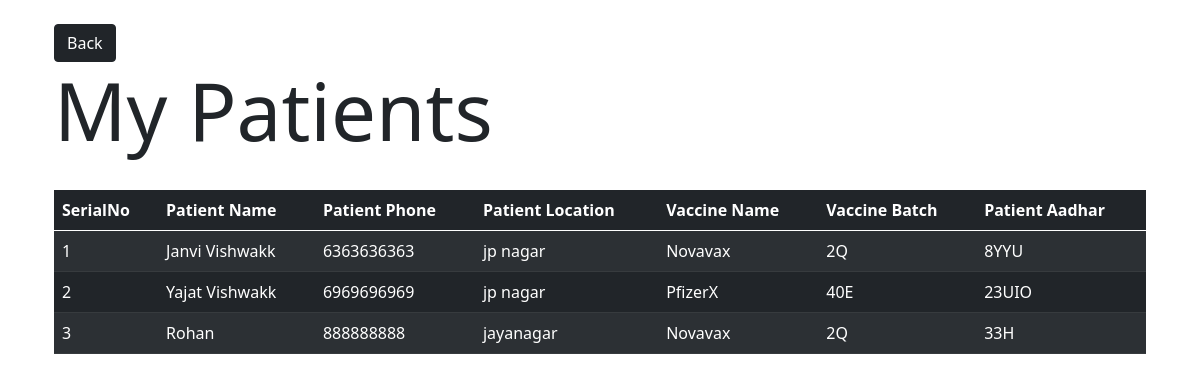
The app's page /doctor/mypatients (signed in) with its own data.
### CovaxinatorAPI/models.py (models this page shows, shortened)
class Patient(db.Model):
	id = db.Column(db.Integer, primary_key=True)
	name = db.Column(db.String)
	phone = db.Column(db.String) #also used as username
	password = db.Column(db.String) #also used as password
	location = db.relationship('Location', secondary=patient_location_association, backref=db.backref('patients', lazy='dynamic'))
	aadhar = db.Column(db.String)
	address = db.Column(db.String)
	is_alive = db.Column(db.String)
	is_vaccinated = db.Column(db.Boolean, default=False)
	doctor_id = db.Column(db.Integer, db.ForeignKey('doctor.id'))
	vaccine_batch_id = db.Column(db.Integer, db.ForeignKey('vaccine_batch.id'))
	side_effects = db.relationship('SideEffects', backref='patient')
	followup_chat_id = db.Column(db.Integer, db.ForeignKey('follow_up_chat_data.id'))

class Location(db.Model):
	id = db.Column(db.Integer, primary_key=True)
	name = db.Column(db.String)

class VaccineBatch(db.Model):
	id = db.Column(db.Integer, primary_key=True)
	vaccine_name = db.Column(db.String)
	batch_id = db.Column(db.String)
	doctor_id = db.Column(db.Integer, db.ForeignKey('doctor.id'))
	patients = db.relationship('Patient', backref='vaccine_batch')
	vaccine_count = db.Column(db.Integer)

### CovaxinatorAPI/doctor/routes.py (the view)
@doctor.route('/mypatients')
def get_my_patients():
	doc_id = session.get('logged_in_doctor')
	if(not doc_id): return redirect(url_for('doctor.doctor_login'))
	doctor = Doctor.query.filter_by(id=doc_id).first()
	patients = doctor.patients
	return render_template('doctor/mypatients.html', title="Fatalities", patients=patients)

### CovaxinatorAPI/templates/doctor/mypatients.html
{% extends 'layout.html' %}
{% block content %}
<div class="container p-4">
<button class="btn btn-dark" onclick="window.history.back()"> Back </button>
<h1 class="display-1">My Patients</h1>
<br>
<table class="table table-striped table-dark" id="tbl">
		<thead>
			<tr>
			<th scope="col">SerialNo</th>
			<th scope="col">Patient Name</th>
			<th scope="col">Patient Phone</th>
			<th scope="col">Patient Location</th>
			<th scope="col">Vaccine Name</th>
			<th scope="col">Vaccine Batch</th>
			<th scope="col">Patient Aadhar</th>
			</tr>
		</thead>
		<tbody id='tbl'>
			{% for e in patients %}
			<tr data-phone="{{e.name}}">
			<td>{{loop.index}}</td>
				<td>{{e.name}}</td>
				<td>{{e.phone}}</td>
				<td>{{e.location[0].name}}</td>
				<td>{{e.vaccine_batch.vaccine_name}}</td>
				<td>{{e.vaccine_batch.batch_id}}</td>
				<td>{{e.aadhar}}</td>
			</tr>
			{% endfor %}
		</tbody>
	</table>
</div>
{% endblock content %}

### records on screen
Patient: name "Janvi Vishwakk", phone "6363636363", name "jp nagar", vaccine_batch.vaccine_name "Novavax", vaccine_batch.batch_id "2Q", aadhar "8YYU"
Patient: name "Yajat Vishwakk", phone "6969696969", name "jp nagar", vaccine_batch.vaccine_name "PfizerX", vaccine_batch.batch_id "40E", aadhar "23UIO"
Patient: name "Rohan", phone "888888888", name "jayanagar", vaccine_batch.vaccine_name "Novavax", vaccine_batch.batch_id "2Q", aadhar "33H"
